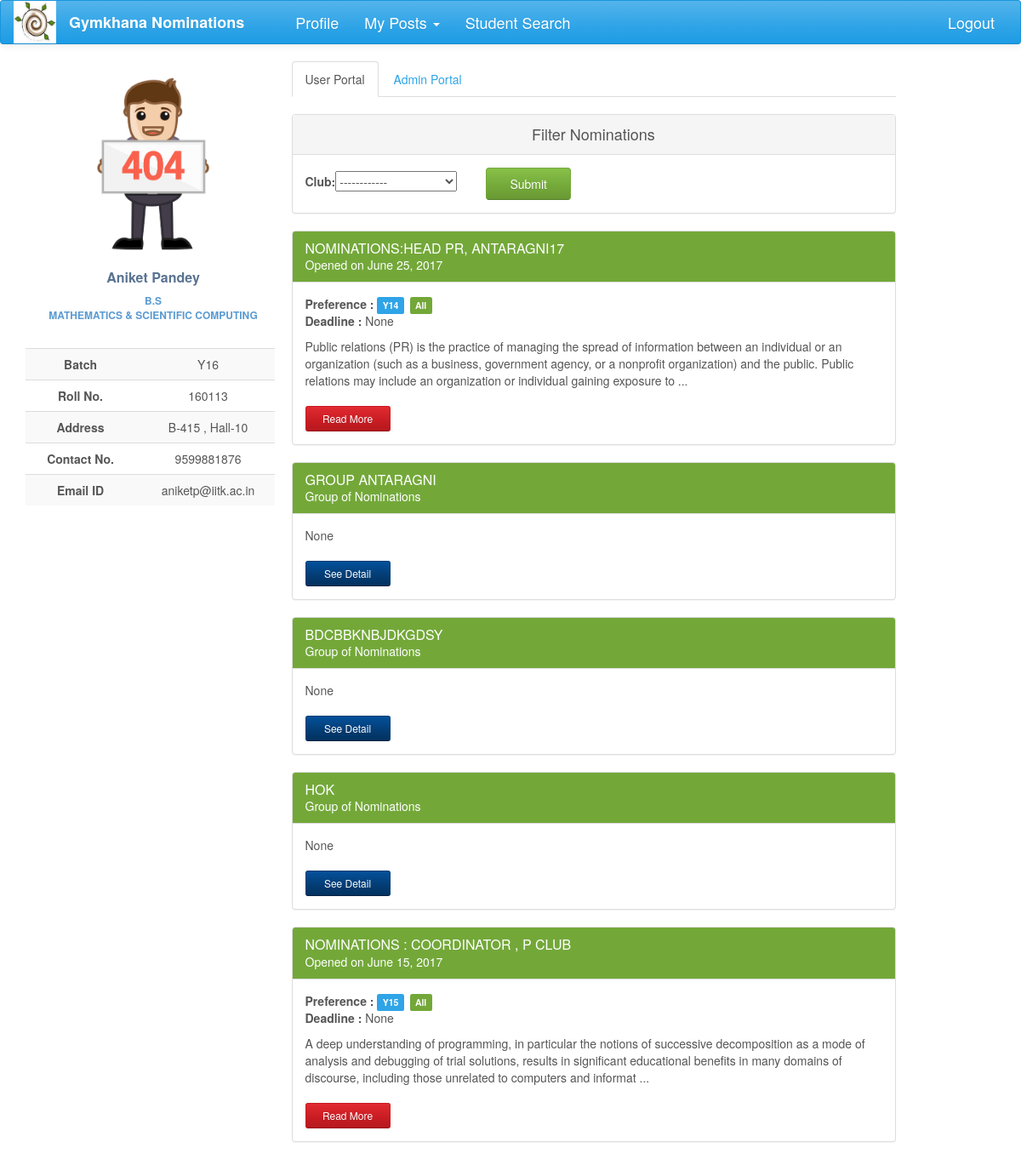
Screenshot of /nominations/ (signed in) with the database file from the repository.
### nomi/models.py (models this page shows, shortened)
class UserProfile(models.Model):
    user = models.OneToOneField(User, on_delete=models.CASCADE)
    user_img = models.ImageField(upload_to=user_directory_path, null=True, blank=True)
    name = models.CharField(max_length=40, blank=True)
    roll_no = models.IntegerField(null=True)
    year = models.CharField(max_length=4, choices=YEAR, default='Y16')
    programme = models.CharField(max_length=7, choices=PROGRAMME, default='B.Tech')
    department = models.CharField(max_length=200, choices=DEPT, default='AE')
    hall = models.CharField(max_length=10, choices=HALL, default=1)
    room_no = models.CharField(max_length=10, null=True, blank=True)
    contact = models.CharField(max_length=10, null=True, blank=True)
    def image_url(self):
        if self.user_img and hasattr(self.user_img, 'url'):
            return self.user_img.url
        else:
            return '/static/nomi/img/banner.png'

class Nomination(models.Model):
    name = models.CharField(max_length=200)
    description = models.TextField(max_length=20000, null=True, blank=True)
    brief_desc = models.TextField(max_length=300, null=True, blank=True)
    nomi_post = models.ForeignKey(Post, null=True)
    nomi_form = models.OneToOneField('forms.Questionnaire', null=True, blank=True)
    status = models.CharField(max_length=50, choices=STATUS, default='Nomination created')
    result_approvals = models.ManyToManyField(Post, related_name='result_approvals', symmetrical=False, blank=True)
    nomi_approvals = models.ManyToManyField(Post, related_name='nomi_approvals', symmetrical=False, blank=True)
    group_status = models.CharField(max_length=50, choices= GROUP_STATUS, default='normal')
    tags = models.ManyToManyField(Club, related_name='club_nomi', symmetrical=False, blank=True)
    opening_date = models.DateField(null=True, blank=True)
    closing_date = models.DateField(null=True, blank=True, editable=True)
    year_choice = models.CharField(max_length=100, choices=YEAR_1, null=True)
    hall_choice = models.CharField(max_length=100, choices=HALL_1, null=True)
    dept_choice = models.CharField(max_length=100, choices=DEPT_1, null=True)

class GroupNomination(models.Model):
    name = models.CharField(max_length=2000, null=True)
    description = models.CharField(max_length=5000, null=True, blank=True)
    nominations = models.ManyToManyField(Nomination, symmetrical=False, blank=True)
    status = models.CharField(max_length=50, choices=G_STATUS, default='created')
    opening_date = models.DateField(null=True, blank=True, default=timezone.now)
    approvals = models.ManyToManyField(Post, related_name='group_approvals', symmetrical=False, blank=True)
    tags = models.ManyToManyField(Club, related_name='club_group', symmetrical=False, blank=True)

### nomi/views.py (the view, shortened to what this page needs)
def index(request):
    if request.user.is_authenticated:
        try:
            posts = Post.objects.filter(post_holders=request.user)
            username = UserProfile.objects.get(user=request.user)
            club_filter = ClubFilter(request.POST or None)
            grouped_nomi = GroupNomination.objects.filter(status='out')
            nomi = Nomination.objects.filter(group_status='normal').filter(status='Nomination out')
            result_query = sorted(chain(nomi, grouped_nomi), key=attrgetter('opening_date'), reverse=True)
            return render(request, 'index1.html', context={'posts': posts, 'username': username,
                                                           'result_query': result_query,'club_filter':club_filter})
        except ObjectDoesNotExist:
            profile = UserProfile.objects.create(user=request.user)
            pk = profile.pk
            return HttpResponseRedirect(reverse('profile_update', kwargs={'pk': pk}))
    else:
        return HttpResponseRedirect(reverse('login'))

### nomi/forms.py
class ClubFilter(forms.Form):
    club = forms.ChoiceField( choices=[('','------------')] + [(o.id, o) for o in Club.objects.all()],  widget=forms.Select )

### nomi/global_contexts.py (called while the page is built)
def context(request):
    if request.user.is_authenticated:
        try:
            my_profile = UserProfile.objects.get(user=request.user)
            my_posts = Post.objects.filter(post_holders=request.user)
            length = len(my_posts)
            senate = False
            for post in my_posts:
                if post.perms == 'can ratify the post':
                    senate = True
            return {'my_posts': my_posts, 'my_profile': my_profile, 'senate': senate, 'length': length}
        except ObjectDoesNotExist:
            return {'my_posts': 0, 'my_profile': 0}
    else:
        return {'my_posts': 0, 'my_profile': 0}

### nomi/models.py (called while the page is built)
    def __str__(self):
        return self.club_name

### nomi/templatetags/temp_tags.py (called while the page is built)
@register.filter
def to_class_name(value):
    return value.__class__.__name__

### nomi/templates/index1.html (shortened to what this page needs)
{% extends 'base2.html' %}
{% load staticfiles %}
{% load bootstrap %}
{% load temp_tags %}
{% block content %}
<div class="profile-content ">
     <ul class="nav nav-tabs">
         <li class="active"><a href="#user" data-toggle="tab" aria-expanded="true">User Portal</a></li>
         {% if posts %}
          <li><a href="{% url 'admin_portal' %}" aria-expanded="false">Admin Portal</a></li>
         {% endif %}
     </ul>
    <div id="myTabContent" class="tab-content">
         <div class="tab-pane fade active in profile-nominations" id="user">
                <br>
                <div class="panel panel-default">
                  <div class="panel-heading">Filter Nominations</div>
                  <div class="panel-body">
                    <form action="" method="post">
                           {{club_filter|bootstrap}}
                        <input type="submit" value="Submit" class="btn btn-success nomi-filter" />
                    </form>
                  </div>
                </div>
                <div>
                    {% for nomi in result_query %}
                    {% if nomi|to_class_name == 'Nomination' %}
                    <div class="panel panel-success">
                    <div class="panel-heading">
                        <h3 class="panel-title">{{ nomi.name.upper }}</h3>
                        <div>Opened on {{nomi.opening_date}}</div>
                    </div>
                    <div class="panel-body">
                        <span style="font-weight: bolder">Preference : </span>
                        <span class="label label-primary">{{nomi.year_choice}}</span>
                        <span class="label label-success">{{nomi.dept_choice}}</span>
                        <p><span style="font-weight: bolder"> Deadline :  </span>{{nomi.closing_date}}</p>
                        <p>{{nomi.brief_desc}} ...</p>
                        <a href="{% url 'nomi_detail' nomi_pk=nomi.pk %}"
                           class="btn btn-sm read-more-button btn-danger">Read More</a>
                    </div>
                    </div>
                    {% else %}
                    <div class="panel panel-success">
                    <div class="panel-heading">
                        <h3 class="panel-title">{{ nomi.name.upper }}</h3>
                        <div>Group of Nominations</div>
                    </div>
                    <div class="panel-body">
                        <p>{{nomi.description}}</p>
                        <a href="{% url 'group_nomi_detail' pk=nomi.pk %}"
                           class="btn btn-sm read-more-button btn-info">See Detail</a>
                    </div>
                    </div>
                    {% endif %}
                    {% endfor %}
                </div>
         </div>
    </div>
</div>
{% endblock %}

### nomi/templates/base2.html (shortened to what this page needs)
<!DOCTYPE html>
<html lang="en">
{% load staticfiles %}
{% load bootstrap %}
<head>
    <link href="https://maxcdn.bootstrapcdn.com/bootswatch/3.3.7/cerulean/bootstrap.min.css" rel="stylesheet"
>
    <link href="https://maxcdn.bootstrapcdn.com/font-awesome/4.7.0/css/font-awesome.min.css" rel="stylesheet"
>
    <link rel="stylesheet" href="{% static 'nomi/css/main.css' %}" type="text/css">
</head>
<body>
{% block navigation %}
<nav class="navbar navbar-default" id="navbar">
    <div class="container-fluid">
        <div class="navbar-header">
            <a href="#">
                <div>
                    <img src="{% static 'nomi/img/gym.jpg' %}" width="50" height="50">
                </div>
            </a>
        </div>
        <div class="collapse navbar-collapse" id="bs-example-navbar-collapse-1">
            <ul class="nav navbar-nav">
                <li><a href="{% url 'index' %}" id="brand">Gymkhana Nominations</a></li>
                <li><a href="{% url 'profile' %}" id="navbar-links">Profile</a></li>
                {% block posts%}
                    {% if my_posts %}
                        {% if senate and length == 1 %}
                        {% else %}
                        <li class="dropdown">
                            <a href="#" class="dropdown-toggle" id="navbar-links" data-toggle="dropdown" role="button"
                               aria-expanded="false">My Posts <span class="caret"></span></a>
                        </li>
                        {% endif %}
                    {% endif %}
                {% endblock %}
                <li><a href="{% url 'info:info' %}" id="navbar-links">Student Search</a></li>
            </ul>
            <ul class="nav navbar-nav navbar-right">
                <li id="navbar-links"><a href="{% url 'logout' %}?next={% url 'login' %}">Logout</a></li>
            </ul>
        </div>
    </div>
</nav>
{% endblock %}
<div class="container-fluid">
    <div  class="row profile">
        <div class="col-lg-3 col-md-3">
            {% block profile %}
            <div id="profile" class="profile-sidebar" style="position:fixed">
                <div class="profile-userpic">
                    <img src="{{ my_profile.image_url }}" class="img-responsive" alt="">
                </div>
                <div class="profile-usertitle">
                    <div class="profile-usertitle-name">
                        {{my_profile.name}}
                    </div>
                    <div class="profile-usertitle-job">
                        {{my_profile.programme}} <br> {{my_profile.department}}
                    </div>
                </div>
                <div class="profile-usermenu">
                    <table class="table table-striped table-hover ">
                        <tbody>
                        <tr>
                            <td id="topic">Batch</td>
                            <td>{{my_profile.year}} </td>
                        </tr>
                        <tr>
                            <td id="topic">Roll No.</td>
                            <td>{{my_profile.roll_no}} </td>
                        </tr>
                        <tr>
                            <td id="topic">Address</td>
                            <td>{{my_profile.room_no}} , Hall-{{my_profile.hall}}</td>
                        </tr>
                        <tr>
                            <td id="topic">Contact No.</td>
                            <td>{{ my_profile.contact }}</td>
                        </tr>
                        <tr>
                            <td id="topic">Email ID</td>
                            <td>{{my_profile.user}}@iitk.ac.in</td>
                        </tr>
                        </tbody>
                    </table>
                </div>
            </div>
            {% endblock %}
        </div>
        <div class="col-lg-8 col-md-8">
            {% block content %}{% endblock %}
        </div>
    </div>
</div>
</body>
</html>

### nomi/static/nomi/css/main.css (style rules this page uses)
#brand { text-decoration: none; font-size: large; font-weight: bold; margin-right: 30px; }
#navbar-links { font-size: large; }
#navbar { position: fixed; width: 100%; z-index: 100; }
body { background: #ffffff; }
.profile { margin: 20px 0; }
.profile-sidebar { padding: 20px 0 10px 0; width: 300px; margin-top: 50px; }
.profile-userpic img { float: none; margin: 0 auto; width: 50%; height: 50%; }
.profile-usertitle { text-align: center; margin-top: 20px; }
.profile-usertitle-name { color: #5a7391; font-size: 16px; font-weight: 600; margin-bottom: 7px; }
.profile-usertitle-job { text-transform: uppercase; color: #5b9bd1; font-size: 12px; font-weight: 600; margin-bottom: 15px; }
.profile-usermenu { margin-top: 30px; }
.profile-usermenu table tbody tr td { text-align: center; }
#topic { font-weight: bolder; }
.profile-content { z-index: 0; margin-top: 32px; padding: 20px; background: #ffffff; min-height: 460px; }
.btn { width: 150px; }
.read-more-button { margin-top: 10px; width: 100px; }
.panel-default .panel-heading { text-align: center; font-size: large; }
.nomi-filter { margin-left: 30px; width: 100px; }
.panel-body p span { margin-bottom: 20px; }
.panel-success { transition: box-shadow 0.2s; }
.label { margin-right: 3px; }
.profile-nominations div div p span { font-weight: bold; }

### rows the page displays
UserProfile: name "Aniket Pandey", programme "B.S", department "MATHEMATICS & SCIENTIFIC COMPUTING", year "Y16", roll_no "160113", room_no "B-415", hall "10", contact "9599881876", user "aniketp"
Nomination: name "NOMINATIONS:HEAD PR, ANTARAGNI17", opening_date "June 25, 2017", year_choice "Y14", dept_choice "All", closing_date "None", brief_desc "Public relations (PR) is the practice of managing the spread of information between an individual or an organization (such as a business, government agency, or a nonprofit organization) and the public. Public relations may include an organization or individual gaining exposure to"
GroupNomination: name "GROUP ANTARAGNI", description "None"
GroupNomination: name "BDCBBKNBJDKGDSY", description "None"
GroupNomination: name "HOK", description "None"
Nomination: name "NOMINATIONS : COORDINATOR , P CLUB", opening_date "June 15, 2017", year_choice "Y15", dept_choice "All", closing_date "None", brief_desc "A deep understanding of programming, in particular the notions of successive decomposition as a mode of analysis and debugging of trial solutions, results in significant educational benefits in many domains of discourse, including those unrelated to computers and informat"
